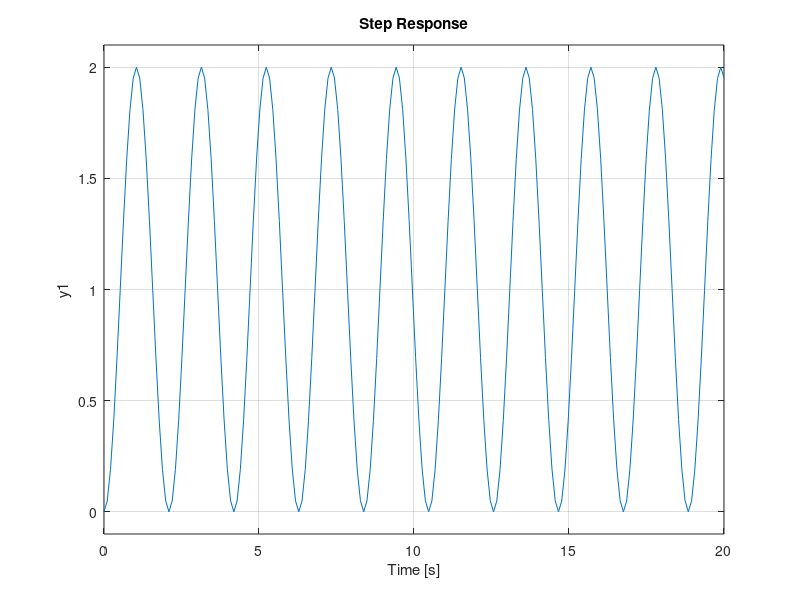

The MATLAB source for this figure:
num=9
den=[1 0 9]
%%cara 1
roots(den)
%%cara 2
G=tf(num,den)
pole(G)

%%Melihat respon
step(G)

%%karakteristik undamped akarnya tidak memiliki bilangan real 
%%(marginally stable)
